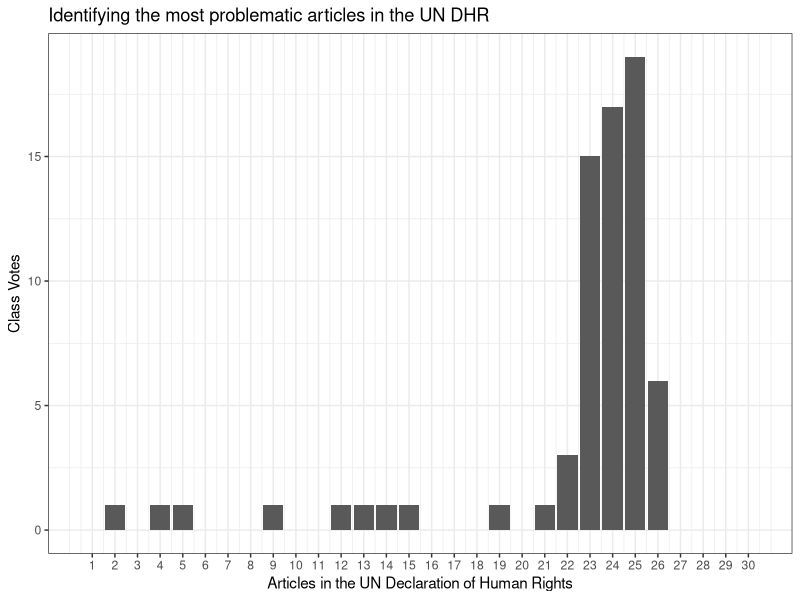

The R script that drew this image:
## ---- chunk 1
# background-size="1920px 1080px"
library(tidyverse)
## ---- chunk 2
# Create object
d1 <- tibble(
  Article = 1:30,
  Votes = 0
  )

# fill in votes
d1$Votes[d1$Article %in% c(2, 4, 5, 9, 12, 13, 14, 15, 19, 21)] <- 1
d1$Votes[d1$Article %in% c(22)] <- 3
d1$Votes[d1$Article %in% c(26)] <- 6
d1$Votes[d1$Article %in% c(23)] <- 15
d1$Votes[d1$Article %in% c(24)] <- 17
d1$Votes[d1$Article %in% c(25)] <- 19

# Output
d1 |>
  ggplot(aes(x = Article, y = Votes)) +
  geom_col() +
  theme_bw() +
  labs(x = "Articles in the UN Declaration of Human Rights", y = "Class Votes",
       title = "Identifying the most problematic articles in the UN DHR") +
  scale_x_continuous(breaks = 1:30)
